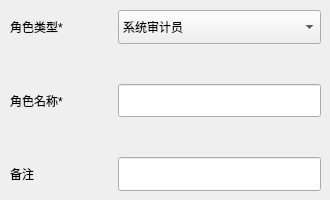
          <widget class="QWidget" name="tab">
           <attribute name="title">
            <string>基本信息</string>
           </attribute>
           <widget class="QWidget" name="layoutWidget_3">
            <property name="geometry">
             <rect>
              <x>10</x>
              <y>10</y>
              <width>311</width>
              <height>181</height>
             </rect>
            </property>
            <layout class="QVBoxLayout" name="verticalLayout_5" stretch="1,1,1">
             <property name="spacing">
              <number>40</number>
             </property>
             <item>
              <layout class="QHBoxLayout" name="horizontalLayout_15" stretch="1,3">
               <item>
                <widget class="QLabel" name="label_15">
                 <property name="text">
                  <string>角色类型*</string>
                 </property>
                </widget>
               </item>
               <item>
                <widget class="QComboBox" name="comboBox_roleType_4">
                 <property name="sizePolicy">
                  <sizepolicy hsizetype="Preferred" vsizetype="Expanding">
                   <horstretch>0</horstretch>
                   <verstretch>0</verstretch>
                  </sizepolicy>
                 </property>
                 <item>
                  <property name="text">
                   <string>系统审计员</string>
                  </property>
                 </item>
                 <item>
                  <property name="text">
                   <string>系统操作员</string>
                  </property>
                 </item>
                 <item>
                  <property name="text">
                   <string>系统管理员</string>
                  </property>
                 </item>
                </widget>
               </item>
              </layout>
             </item>
             <item>
              <layout class="QHBoxLayout" name="horizontalLayout_14" stretch="1,3">
               <item>
                <widget class="QLabel" name="label_14">
                 <property name="text">
                  <string>角色名称*</string>
                 </property>
                </widget>
               </item>
               <item>
                <widget class="QLineEdit" name="lineEdit_roleName_4">
                 <property name="sizePolicy">
                  <sizepolicy hsizetype="Expanding" vsizetype="Expanding">
                   <horstretch>0</horstretch>
                   <verstretch>0</verstretch>
                  </sizepolicy>
                 </property>
                </widget>
               </item>
              </layout>
             </item>
             <item>
              <layout class="QHBoxLayout" name="horizontalLayout_16" stretch="1,3">
               <item>
                <widget class="QLabel" name="label_16">
                 <property name="text">
                  <string>备注</string>
                 </property>
                </widget>
               </item>
               <item>
                <widget class="QLineEdit" name="lineEdit_remark_4">
                 <property name="sizePolicy">
                  <sizepolicy hsizetype="Expanding" vsizetype="Expanding">
                   <horstretch>0</horstretch>
                   <verstretch>0</verstretch>
                  </sizepolicy>
                 </property>
                </widget>
               </item>
              </layout>
             </item>
            </layout>
           </widget>
          </widget>
